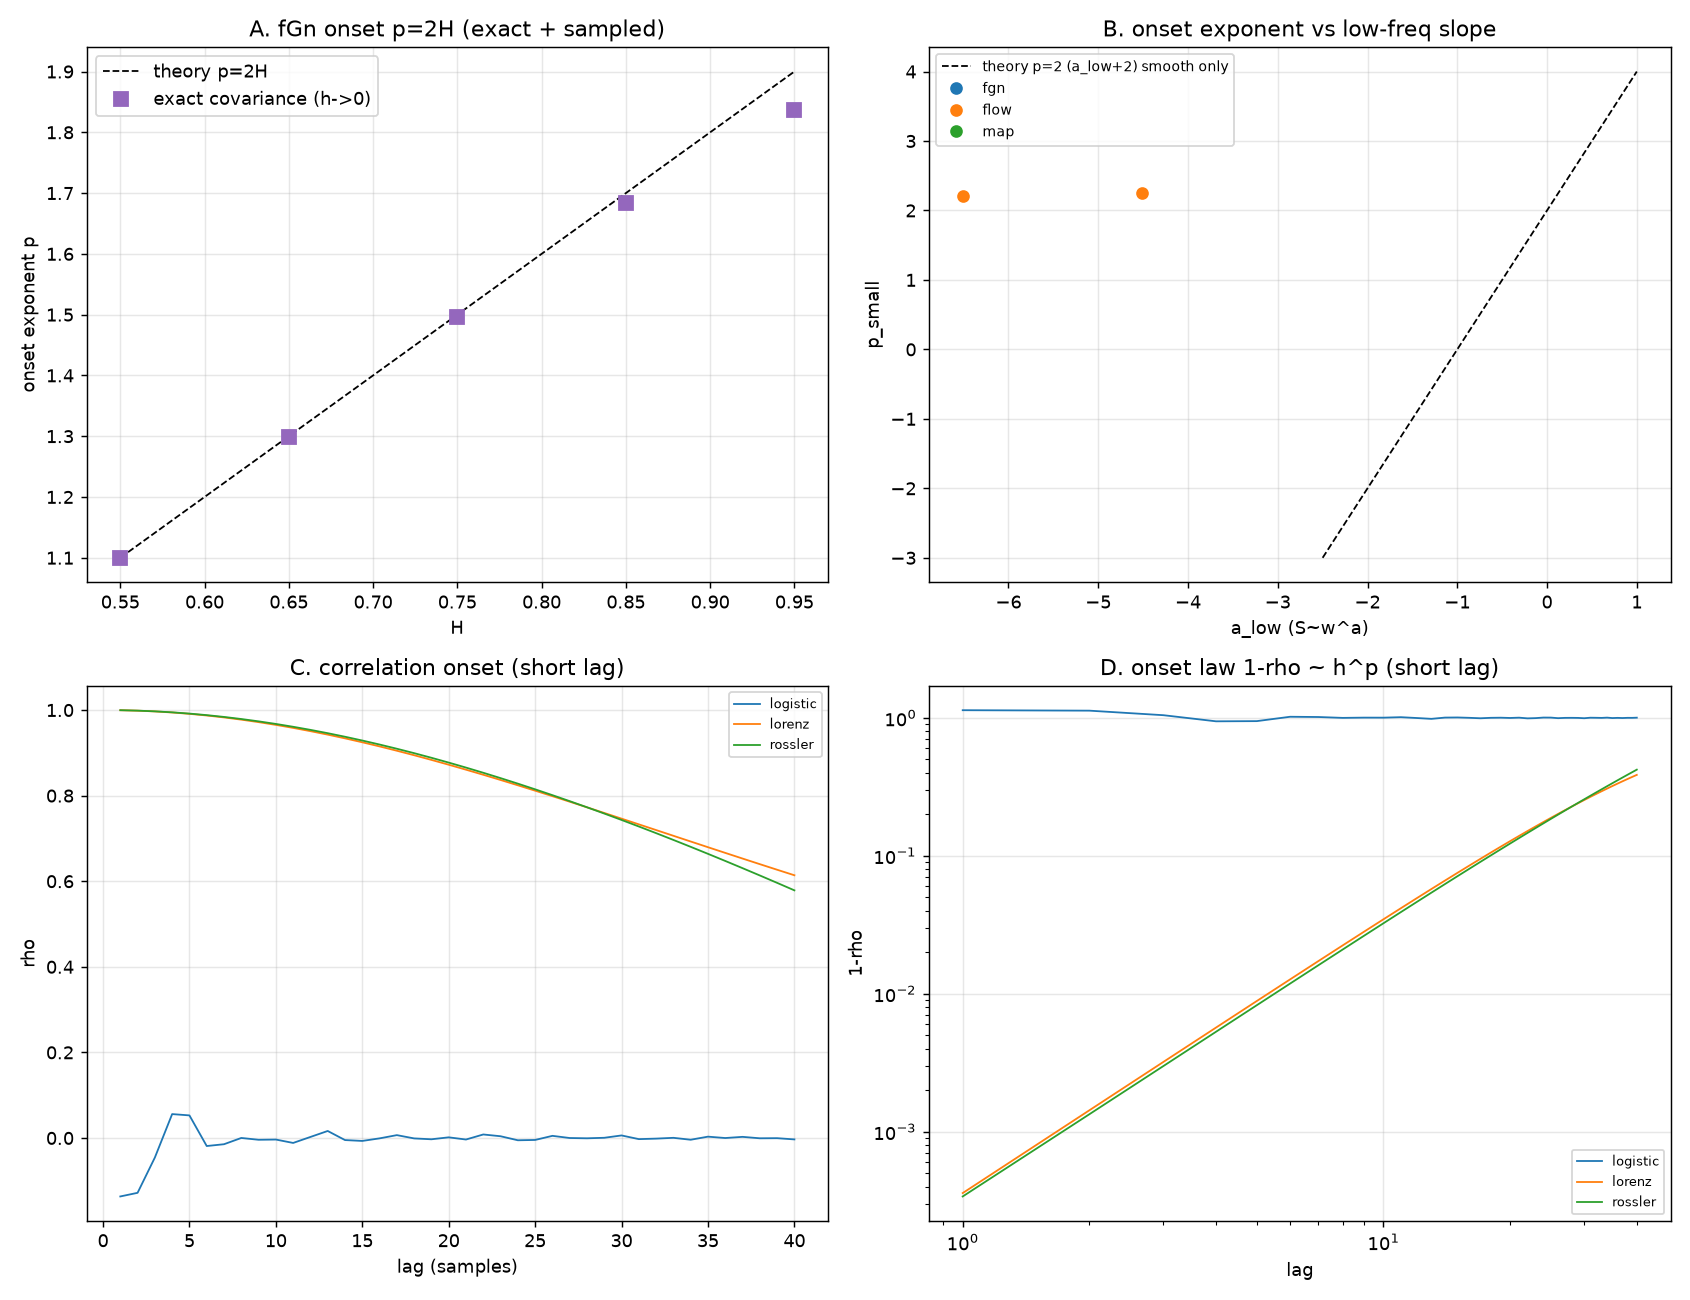

Python code for this plot:
import numpy as np, json, traceback
import matplotlib; matplotlib.use('Agg'); import matplotlib.pyplot as plt

RNG = np.random.default_rng(27)
rows = []; SERIES = {}; STRUCT = {}

# ---------- exact fGn covariance, valid for FRACTIONAL lag h ----------
def rho_fgn(h, H):
    h = np.abs(np.asarray(h, float))
    return 0.5*((h+1)**(2*H) - 2*h**(2*H) + np.abs(h-1)**(2*H))

def onset_from_rho(h, rho, one_max=0.30, one_min=1e-12):
    """Fit 1-rho(h) ~ h^p over the ONSET window: small h, 1-rho still << 1."""
    h = np.asarray(h, float); one = 1.0 - np.asarray(rho, float)
    ok = np.isfinite(h) & np.isfinite(one) & (h > 0) & (one > one_min) & (one < one_max)
    if ok.sum() < 3: return float('nan'), 0
    p, _ = np.polyfit(np.log(h[ok]), np.log(one[ok]), 1)
    resid = np.log(one[ok]) - np.polyval(np.polyfit(np.log(h[ok]), np.log(one[ok]), 1), np.log(h[ok]))
    r2 = 1 - resid.var()/np.log(one[ok]).var() if np.log(one[ok]).var() > 0 else float('nan')
    return float(p), int(ok.sum())

def analyze(x, dt=1.0, onset_lmax=40, one_max=0.30):
    x = np.asarray(x, float).ravel()
    x = x[np.isfinite(x)]
    if len(x) > 120000: x = x[:120000]
    n = len(x)
    if n < 64: raise ValueError('too short after NaN filter: %d' % n)
    x = x - x.mean(); sd = x.std()
    if sd <= 0: raise ValueError('zero variance')
    x = x/sd
    # unbiased autocorrelation
    F = np.fft.rfft(x, n=2*n); pw = (F*np.conj(F)).real
    rho = np.fft.irfft(pw)[:n]; rho /= np.arange(n, 0, -1); rho /= rho[0]
    # ONSET window: first onset_lmax integer lags but stop at first non-positive rho
    lmax = min(onset_lmax, n//4)
    lags = np.arange(1, lmax+1)
    p_small, nfit = onset_from_rho(lags, rho[lags-1], one_max)
    # structure-function onset exponent (robust to oscillation for smooth series):
    hh = np.arange(1, lmax+1)
    V = np.array([np.mean((x[h:]-x[:-h])**2) for h in hh])
    ok = V > 1e-13
    if ok.sum() >= 3:
        beta, _ = np.polyfit(np.log(hh[ok]), np.log(V[ok]), 1)
        beta = float(beta)
    else:
        beta = float('nan')
    # spectrum (short-series-safe)
    mseg = min(n//4, 2048)
    nseg = max(1, n//mseg) if mseg > 0 else 1
    mseg = max(8, mseg)
    usable = n//(mseg)
    if usable < 1: usable = 1; mseg = n
    S = np.zeros(mseg//2+1); w = np.hanning(mseg); nseg = 0
    for j in range(usable):
        seg = x[j*mseg:(j+1)*mseg]
        if len(seg) != mseg: break
        Fc = np.fft.rfft(seg*w); S += (Fc*np.conj(Fc)).real; nseg += 1
    S /= (max(nseg,1)*np.sum(w**2)+1e-300)
    f = np.fft.rfftfreq(mseg); K = len(f)-1
    def sl(a, b):
        idx = np.arange(max(1, a), min(K+1, b))
        if len(idx) < 3: return float('nan')
        return float(np.polyfit(np.log(f[idx]), np.log(np.maximum(S[idx],1e-300)),1)[0])
    a_low = sl(1, max(2, K//8)); a_all = sl(1, K)
    ii = np.arange(1, K)
    m2 = float(np.sum((2*np.pi*f[ii])**2*S[ii])/max(np.sum(S[ii]),1e-300))
    return dict(n=n, dt=dt, p_small=p_small, nfit=nfit, beta=beta, a_low=a_low, a_all=a_all,
                m2=m2, lags=lags, rho=rho[1:lmax+1])

def add(name, fam, x, dt=1.0, note=''):
    try:
        r = analyze(x, dt); r.update(fam=fam, name=name, note=note)
        rows.append({k: r[k] for k in ('name','fam','note','n','dt','p_small','nfit','beta','a_low','a_all','m2')})
        SERIES[name] = r
        print('OK  %-20s fam=%-5s p_small=%.3f(beta=%.3f) a_low=%.2f m2=%.3g (nfit=%d)'
              % (name, fam, r['p_small'], r['beta'], r['a_low'], r['m2'], r['nfit']))
    except Exception as e:
        print('FAIL', name, repr(e)); traceback.print_exc()

# ============ A. ANALYTICAL verification of p=2H (exact fGn covariance, tiny-h window) =====
print('=== A. fGn exact-covariance onset (h->0 window) ===')
hgrid = np.logspace(-10, np.log10(0.05), 80)
FGN_H = [0.55, 0.65, 0.75, 0.85, 0.95]; exact = []
for H in FGN_H:
    p, _ = onset_from_rho(hgrid, rho_fgn(hgrid, H))
    exact.append(p); print('  H=%.2f -> p_exact=%.4f  (2H=%.4f, dev %+.4f)' % (H, p, 2*H, p-2*H))
exact = np.array(exact)
p_smooth, _ = onset_from_rho(hgrid, 1 - 1e-4*hgrid**2)
print('  smooth 1-ch^2 -> p=%.4f (theory 2)' % p_smooth)

# ============ B. fGn SAMPLED on a FINE grid (resolve onset within integer lags) ============
def fgn_fine(n, H, delta=1e-3):
    """fGn on a grid of spacing delta (covariance depends only on lag index,
    same spectral density — total time = n*delta). Lets onset window be at h<<1."""
    m = 1 << int(np.ceil(np.log2(max(n, 8))))
    w = 2*np.pi*np.fft.rfftfreq(m); K = len(w); S = np.zeros(K)
    S[1:] = (2*np.abs(np.sin(w[1:]/2)))**(-(2*H-1))
    z = (RNG.normal(size=K)+1j*RNG.normal(size=K))*np.sqrt(S/2)
    x = np.fft.irfft(z, m)[:n]; return (x-x.mean())/x.std()
print('=== B. fGn sampled on fine grid (empirical onset, delta=1e-3) ===')
fgn_samples = []
for H in FGN_H:
    add('fgn_fine_H%02d' % round(100*H), 'fgn', fgn_fine(60000, H), note='H=%.2f' % H)
    fgn_samples.append(SERIES.get('fgn_fine_H%02d' % round(100*H)))

# ============ C. chaos controls ============
print('=== C. chaos controls ===')
def logistic(n=200000, b=3.99, in_=0.1234):
    x = np.empty(n); x[0]=in_
    for i in range(n-1): x[i+1]=b*x[i]*(1-x[i])
    return x[2000:]
def henon(n=130000):
    x=np.empty(n); y=np.empty(n); x[0],y[0]=0.1,0.1
    for i in range(n-1): x[i+1]=1-1.4*x[i]**2+y[i]; y[i+1]=0.3*x[i]
    return x[2000:]
def lorenz(n=400000, dt=0.005):
    X=np.zeros((n,3)); X[0]=[1.,1.,1.]
    for i in range(n-1):
        x,y,z=X[i]; X[i+1]=X[i]+dt*np.array([10*(y-x), x*(28-z)-y, x*y-8/3*z])
    return X[1000:,0]
def rossler(n=400000, dt=0.02):
    X=np.zeros((n,3)); X[0]=[1.,1.,1.]
    for i in range(n-1):
        x,y,z=X[i]; X[i+1]=X[i]+dt*np.array([-y-z, x+0.2*y, 0.2+z*(x-5.7)])
    return X[1000:,0]
add('logistic','map',logistic()); add('henon','map',henon())
add('lorenz','flow',lorenz(),dt=0.005); add('rossler','flow',rossler(),dt=0.02)

# ============ D. real datasets ============
print('=== D. real datasets ===')
try:
    from colony_lib.datasets import load_dataset, list_datasets
    print('available:', list_datasets())
    def series_of(ds, nm):
        out = {}
        def push(k, v):
            a = np.asarray(v, float)
            if a.ndim == 0: return
            a = a.squeeze()
            if a.ndim == 1 and a.size > 60:
                out[k] = a.astype(float)
            elif a.ndim == 2 and min(a.shape) > 1:
                # prefer channel-major (n large, few cols)
                if a.shape[0] < a.shape[1]: a = a.T
                for c in range(a.shape[1]):
                    out['%s_ch%d' % (k, c)] = a[:, c].astype(float)
        if isinstance(ds, dict):
            for k, v in ds.items(): push(k, v)
        else:
            for attr in ('values','data','series'):
                if hasattr(ds, attr):
                    v = getattr(ds, attr)
                    if isinstance(v, dict):
                        for k, vv in v.items(): push(k, vv)
                    else: push('series', v)
                    break
        return out
    for nm in ['solar_sunspots','climate_enso','climate_temperatures','neural_eeg','lynx_hare']:
        try:
            ds = load_dataset(nm)
            if isinstance(ds, dict): STRUCT[nm] = {k: str(np.shape(v)) for k, v in ds.items()}
            else: STRUCT[nm] = {a: str(np.shape(getattr(ds, a))) for a in ('values','data','series') if hasattr(ds, a)}
            print('--', nm, STRUCT[nm])
            ss = series_of(ds, nm)
            # drop constant / metadata-like columns (e.g. pure ramps/years identified by zero variance after diff? keep all, flag later)
            ss = {k: v for k, v in ss.items() if np.nanstd(v) > 0}
            if not ss: print('   NO SERIES'); continue
            if nm == 'neural_eeg' and len(ss) > 1:
                def lofrac(a):
                    a = a[np.isfinite(a)]; a = a-a.mean()
                    F = np.abs(np.fft.rfft(a))**2; K = len(F)
                    return F[1:max(2,K//8)].sum()/max(F[1:].sum(),1e-300)
                best = max(ss, key=lambda k: lofrac(ss[k])); ss = {best: ss[best]}
                print('   EEG channel chosen:', best)
            if len(ss) > 4:
                # keep at most 4 columns for clarity: pick by distinctness (first, last, and two middle)
                ks = list(ss); pick = [ks[0], ks[len(ks)//3], ks[2*len(ks)//3], ks[-1]]
                ss = {k: ss[k] for k in dict.fromkeys(pick)}
            for k, a in ss.items():
                add(nm if len(ss)==1 else '%s_%s' % (nm, k), 'real', a)
        except Exception as e:
            print('dataset fail', nm, repr(e)); traceback.print_exc()
except Exception as e:
    print('colony_lib.datasets unavailable', repr(e)); traceback.print_exc()

import pandas as pd
df = pd.DataFrame(rows); df.to_csv('eh7_onset.csv', index=False)
print(df[['name','fam','p_small','beta','a_low','m2','n']].to_string(index=False))

f = df[df.fam=='fgn'].dropna(subset=['p_small'])
Hs = np.array([float(r['note'].split('=')[1]) for r in rows if r['fam']=='fgn'])
if len(f):
    dev = f.set_index('name').loc[['fgn_fine_H%02d'%round(100*H) for H in Hs], 'p_small'].values - 2*Hs
    print('\nfGn fine-sampled p_small - 2H: mean %+.4f  max|.| %.4f' % (dev.mean(), np.abs(dev).max()))
    print('fGn exact-covariance p - 2H:  max|.| %.4f' % np.abs(exact-2*Hs).max())

# ---- figure ----
fig, AX = plt.subplots(2,2, figsize=(13,10))
ax=AX[0,0]
ax.plot(FGN_H, 2*np.array(FGN_H),'k--',lw=1,label='theory p=2H')
ax.plot(FGN_H, exact,'s',color='tab:purple',ms=8,label='exact covariance (h->0)')
if len(f):
    ax.plot(Hs, f.set_index('name').loc[['fgn_fine_H%02d'%round(100*H) for H in Hs],'p_small'].values,
            'o',color='crimson',label='sampled (fine grid)')
ax.set_xlabel('H'); ax.set_ylabel('onset exponent p'); ax.legend(); ax.grid(alpha=.3)
ax.set_title('A. fGn onset p=2H (exact + sampled)')

ax=AX[0,1]
xs=np.linspace(-2.5,1,50)
ax.plot(xs, 2*xs+2,'k--',lw=1,label='theory p=2 (a_low+2) smooth only')
for fam,g in df.groupby('fam'):
    g=g.dropna(subset=['p_small','a_low'])
    ax.plot(g['a_low'], g['p_small'],'o',ms=6,label=fam)
ax.set_xlabel('a_low (S~w^a)'); ax.set_ylabel('p_small'); ax.legend(fontsize=8); ax.grid(alpha=.3)
ax.set_title('B. onset exponent vs low-freq slope')

ax=AX[1,0]
reps=['logistic','lorenz','rossler','solar_sunspots','neural_eeg','fgn_fine_H075','climate_enso']
for nm in reps:
    if nm in SERIES: ax.plot(SERIES[nm]['lags'], SERIES[nm]['rho'],'-',lw=1,label=nm)
ax.set_xlabel('lag (samples)'); ax.set_ylabel('rho'); ax.legend(fontsize=7); ax.grid(alpha=.3)
ax.set_title('C. correlation onset (short lag)')

ax=AX[1,1]
for nm in reps:
    if nm in SERIES:
        L=SERIES[nm]['lags']; one=1-np.clip(SERIES[nm]['rho'],-1,1)
        ax.loglog(L, one[:len(L)],'-',lw=1,label=nm)
ax.set_xlabel('lag'); ax.set_ylabel('1-rho'); ax.legend(fontsize=7); ax.grid(alpha=.3)
ax.set_title('D. onset law 1-rho ~ h^p (short lag)')
fig.tight_layout(); fig.savefig('eh7_onset.png', dpi=130)

with open('eh7_onset.json','w') as fh: json.dump({'rows':rows,'structure':STRUCT,'exact':[float(e) for e in exact]}, fh, indent=1)
rep = ['# Echo-Horizon v7 — corrected SHORT-LAG onset measurement\n\n',
       '## A. exact fGn covariance (analytic verification)\n',
       '\n'.join('H=%.2f p_exact=%.4f (2H=%.4f, dev %+.4f)' % (H,p,2*H,p-2*H) for H,p in zip(FGN_H,exact)),
       '\nsmooth 1-ch^2 -> p=%.4f\n' % p_smooth,
       '\n## B. dataset structure\n', json.dumps(STRUCT, indent=1),
       '\n## C. results\n', df.to_string(index=False)]
with open('eh7_onset_REPORT.md','w') as fh: fh.write('\n'.join(map(str,rep)))
print('DONE artifacts: eh7_onset.csv/png/json, eh7_onset_REPORT.md')
